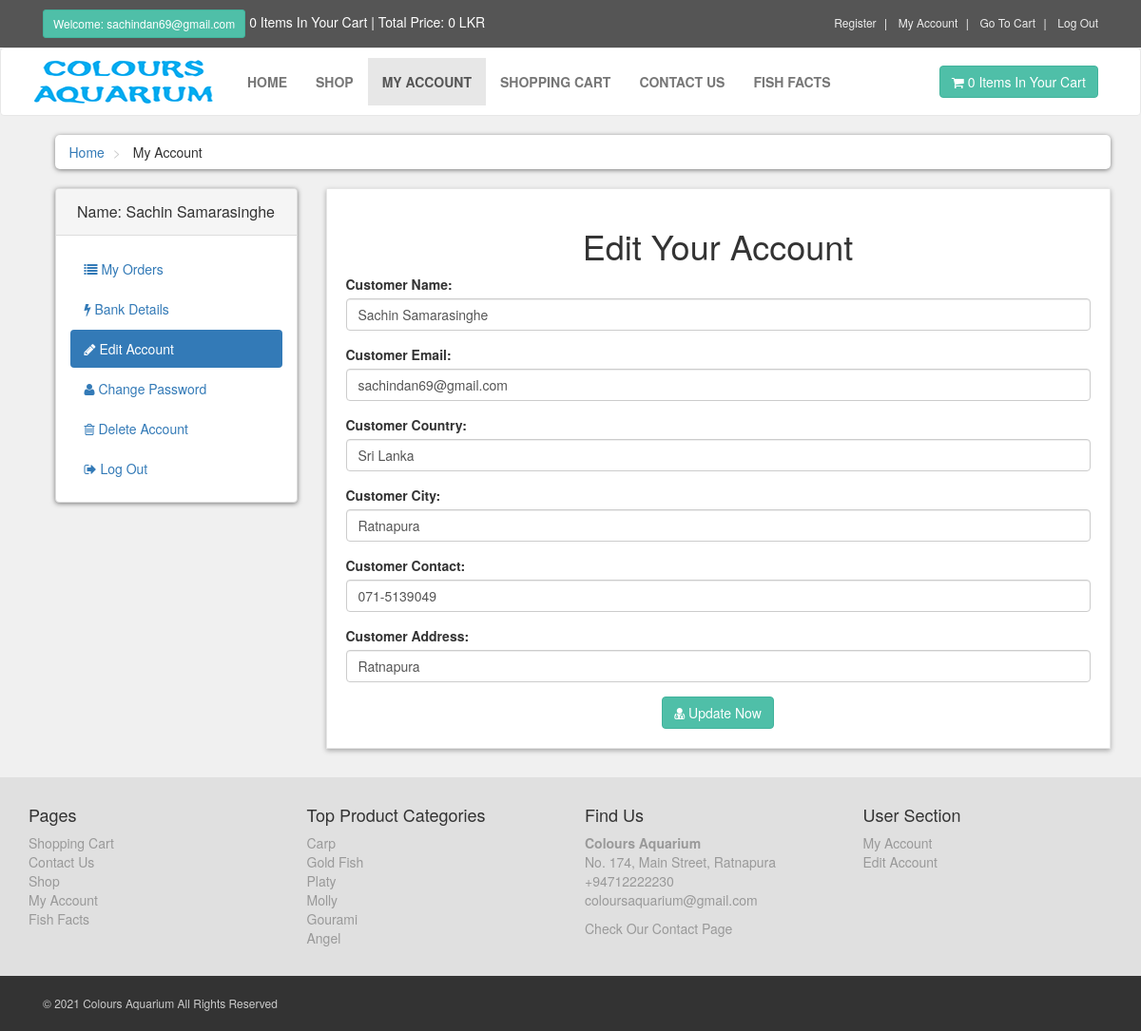
The app's page /customer/my_account.php?edit_account (signed in) with its own data.
### tables this page shows
CREATE TABLE IF NOT EXISTS `customers` (
  `customer_id` int(10) NOT NULL AUTO_INCREMENT,
  `customer_name` varchar(255) NOT NULL,
  `customer_email` varchar(255) NOT NULL,
  `customer_pass` varchar(255) NOT NULL,
  `customer_country` text NOT NULL,
  `customer_city` text NOT NULL,
  `customer_contact` varchar(255) NOT NULL,
  `customer_address` varchar(255) NOT NULL,
  `customer_image` text NOT NULL,
  `customer_ip` varchar(100) NOT NULL,
  PRIMARY KEY (`customer_id`)
);

CREATE TABLE IF NOT EXISTS `product_categories` (
  `p_cat_id` int(10) NOT NULL AUTO_INCREMENT,
  `p_cat_title` text NOT NULL,
  `p_cat_desc` text NOT NULL,
  PRIMARY KEY (`p_cat_id`)
);

### customer/edit_account.php (the view, shortened to what this page needs)
<?php
$customer_session = $_SESSION['customer_email'];
$get_customer = "select * from customers where customer_email='$customer_session'";
$run_customer = mysqli_query($con,$get_customer);
$row_customer = mysqli_fetch_array($run_customer);
$customer_name = $row_customer['customer_name'];
$customer_email = $row_customer['customer_email'];
$customer_country = $row_customer['customer_country'];
$customer_city = $row_customer['customer_city'];
$customer_contact = $row_customer['customer_contact'];
$customer_address = $row_customer['customer_address'];
 ?>
<h1 align="center"> Edit Your Account </h1>
<form action="" method="post" enctype="multipart/form-data">
	<div class="form-group">
		<label> Customer Name: </label>
		<input type="text" name="c_name" class="form-control" value="<?php echo $customer_name; ?>" required>
	</div>
	<div class="form-group">
		<label> Customer Email: </label>
		<input type="text" name="c_email" class="form-control" value="<?php echo $customer_email; ?>" required>
	</div>
	<div class="form-group">
		<label> Customer Country: </label>
		<input type="text" name="c_country" class="form-control" value="<?php echo $customer_country; ?>" required>
	</div>
	<div class="form-group">
		<label> Customer City: </label>
		<input type="text" name="c_city" class="form-control" value="<?php echo $customer_city; ?>" required>
	</div>
	<div class="form-group">
		<label> Customer Contact: </label>
		<input type="text" name="c_contact" class="form-control" value="<?php echo $customer_contact; ?>" required>
	</div>
	<div class="form-group">
		<label> Customer Address: </label>
		<input type="text" name="c_address" class="form-control" value="<?php echo $customer_address; ?>" required>
	</div>
	<div class="text-center">
		<button name="update" class="btn btn-primary">
			<i class="fa fa-user-md"></i> Update Now
		</button>
	</div>
</form>

### customer/includes/sidebar.php
<div class="panel panel-default sidebar-menu">
	<div class="panel-heading">
		<?php
		$customer_session = $_SESSION['customer_email'];
		$get_customer = "select * from customers where customer_email='$customer_session'";
		$run_customer = mysqli_query($con,$get_customer);
		$row_customer = mysqli_fetch_array($run_customer);
		$customer_name = $row_customer['customer_name'];
		if(!isset($_SESSION['customer_email'])){
		} else{
			echo "
				<h3 class='panel-title' align='center'>
				Name: $customer_name
				</h3>
			";
		}
		?>
	</div>
	<div class="panel-body">
		<ul class="nav-pills nav-stacked nav">
			<li class="<?php if(isset($_GET['my_orders'])){ echo "active";} ?>">
				<a href="my_account.php?my_orders">
					<i class="fa fa-list"></i> My Orders
				</a>
			</li>
			<li class="<?php if(isset($_GET['bank_details'])){ echo "active";} ?>">
				<a href="my_account.php?bank_details">
					<i class="fa fa-bolt"></i> Bank Details
				</a>
			</li>
			<li class="<?php if(isset($_GET['edit_account'])){ echo "active";} ?>">
				<a href="my_account.php?edit_account">
					<i class="fa fa-pencil"></i> Edit Account
				</a>
			</li>
			<li class="<?php if(isset($_GET['change_pass'])){ echo "active";} ?>">
				<a href="my_account.php?change_pass">
					<i class="fa fa-user"></i> Change Password
				</a>
			</li>
			<li class="<?php if(isset($_GET['delete_account'])){ echo "active";} ?>">
				<a href="my_account.php?delete_account">
					<i class="fa fa-trash-o"></i> Delete Account
				</a>
			</li>
			<li>
				<a href="logout.php">
					<i class="fa fa-sign-out"></i> Log Out
				</a>
			</li>
		</ul>
	</div>
</div>

### customer/includes/footer.php (shortened to what this page needs)
<div id="footer">
	<div class="container">
		<div class="row">
			<div class="col-sm-6 col-md-3">
				<h4>Pages</h4>
				<ul>
					<li><a href="../cart.php">Shopping Cart</a></li>
					<li><a href="../contact.php">Contact Us</a></li>
					<li><a href="../shop.php">Shop</a></li>
					<li><a href="my_account.php">My Account</a></li>
					<li><a href="../fishfacts.php">Fish Facts</a></li>
				</ul>
			</div>
			<div class="com-sm-6 col-md-3">
				<h4>Top Product Categories</h4>
				<ul>
					<?php
					$get_p_cats = "select * from product_categories";
					$run_p_cats = mysqli_query($con,$get_p_cats);
					while($row_p_cats = mysqli_fetch_array($run_p_cats)){
						$p_cat_id = $row_p_cats['p_cat_id'];
						$p_cat_title = $row_p_cats['p_cat_title'];
						echo "
						<li>
						<a href='../shop.php?p_cat=$p_cat_id'>
						$p_cat_title
						</a>
						</li>
						";
					}
					?>
				</ul>
			</div>
			<div class="col-sm-6 col-md-3">
				<h4>Find Us</h4>
				<p>
					<a><strong>Colours Aquarium</strong></a>
					<a><br/>No. 174, Main Street, Ratnapura</a>
					<a><br/>+94712222230</a>
					<a><br/>coloursaquarium@gmail.com</a>
				</p>
				<a href="../contact.php">Check Our Contact Page</a>
			</div>
			<div class="col-sm-6 col-md-3">
				<h4>User Section</h4>
				<ul>
					<?php
                           if(!isset($_SESSION['customer_email'])){
                            echo "<a href='../checkout.php'>Login</a>";
                           } else{
                            echo"<a href='my_account.php?my_orders'>My Account</a>";
                           }
                    ?>
					<li>
						<?php
                           if(!isset($_SESSION['customer_email'])){
                            echo "<a href='../checkout.php'>Login</a>";
                           } else{
                            echo"<a href='my_account.php?edit_account'>Edit Account</a>";
                           }
                    ?>
					</li>
				</ul>
			</div>
		</div>
	</div>
</div>
<div id="copyright">
	<div class="container">
		<div class="col-md-6">
			<p class="pull-left">&copy; 2021 Colours Aquarium All Rights Reserved</p>
		</div>
	</div>
</div>

### customer/styles/style.css (style rules this page uses)
body { font-size: 14px; line-height: 1.42857143; color: #333333; background: #f0f0f0; overflow-x: hidden; }
.btn-primary { color: rgb(255, 255, 255); background: rgb(79, 191, 168); border-color: rgb(65, 179, 156); }
#footer { background: #e0e0e0; padding: 20px 0; }
#footer a { color: #999999; padding: 0; text-decoration: none; }
#footer ul { list-style: none; padding-left: 0px; }
#copyright { background: #333333; color: #cccccc; padding: 20px 0px; font-size: 12px; }
#copyright p { margin: 0px; }
#content .panel.sidebar-menu { box-sizing: border-box; box-shadow: 0px 1px 5px rgba(0, 0, 0, .5); }
#content .panel.sidebar-menu h3 { padding: 5px 0px; margin: 0px; }

### records on screen
customers: customer_name "Sachin Samarasinghe", c_name "Sachin Samarasinghe", c_email "sachindan69@gmail.com", c_country "Sri Lanka", c_city "Ratnapura", c_contact "071-5139049", c_address "Ratnapura"
product_categories: p_cat_title "Carp"
product_categories: p_cat_title "Gold Fish"
product_categories: p_cat_title "Platy"
product_categories: p_cat_title "Molly"
product_categories: p_cat_title "Gourami"
product_categories: p_cat_title "Angel"

### other values on screen
$_SESSION['customer_email'] "sachindan69@gmail.com"
$count_items "0 0"
$total "0"
